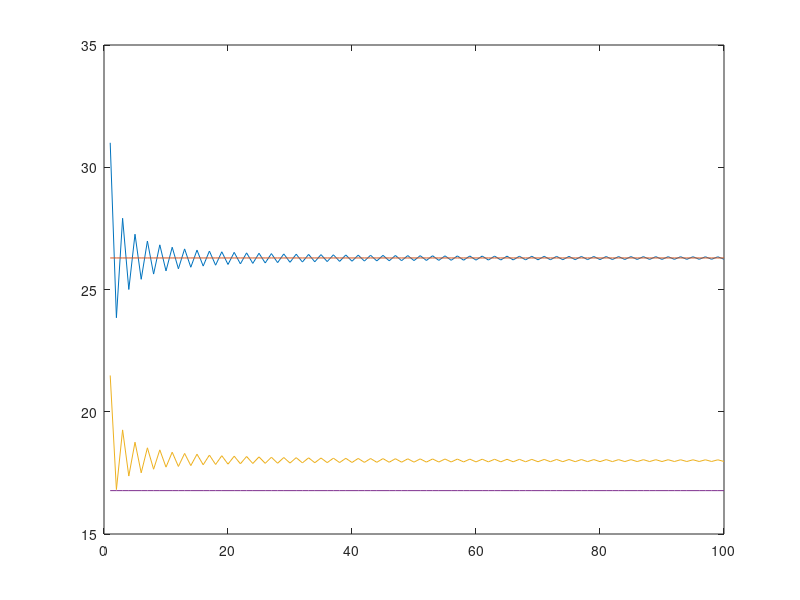

Reproduce this figure in MATLAB.
%% create a stock tree
asset = 100;
sigma = 0.4;
rate = 0.05;
strike= 100;
time = 2;
dt = 0.5;
call_price = NaN(50,1);
put_price = NaN(50,1);
[stock, put] = binprice(asset, strike,rate, time, dt, sigma, 0);
[stock call] = binprice(asset, strike,rate, time, dt, sigma, 1);

%% use 100 increase tree steps
for i = 1:100
    [a, b] = binprice(asset, strike,rate, time, time/i, sigma, 1);
    call_price(i) = b(1,1);
    [a, d] = binprice(asset, strike,rate, time, time/i, sigma, 0);
    put_price(i) = d(1,1);
end
%% plot and see!
plot(call_price);
%%

%% plot and see!
plot(put_price);
%%

%% converging to what?
[c, p] = blsprice(asset,strike,rate,time,sigma);
%%

%%  call prices
plot([1:i],call_price);
hold on;
plot([1:i], c*ones(i,1));
%%

%%  put prices
plot([1:i],put_price);
hold on;
plot([1:i], p*ones(i,1));
%%
